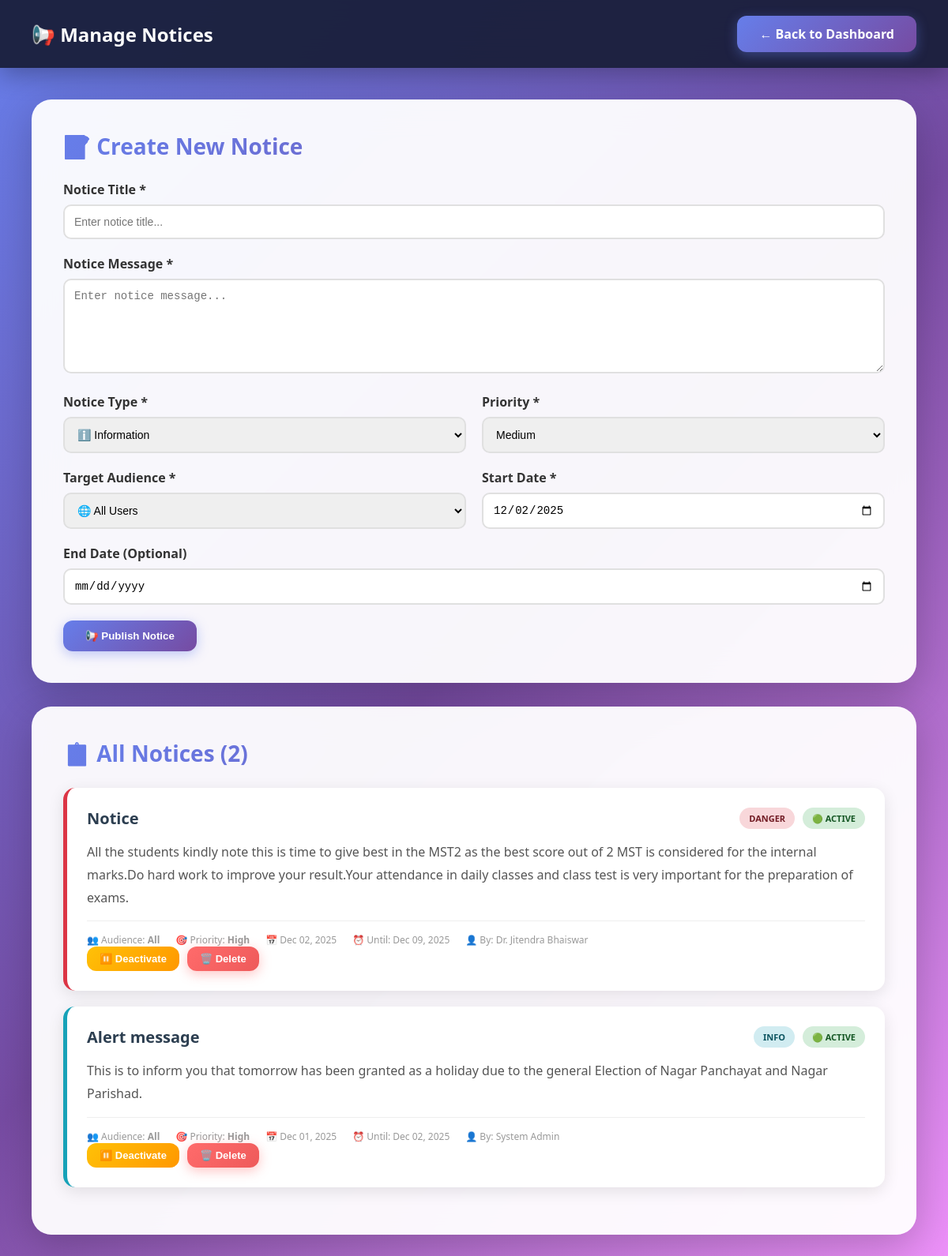
The page /admin/manage_notices.php (signed in) on the database as committed earlier.
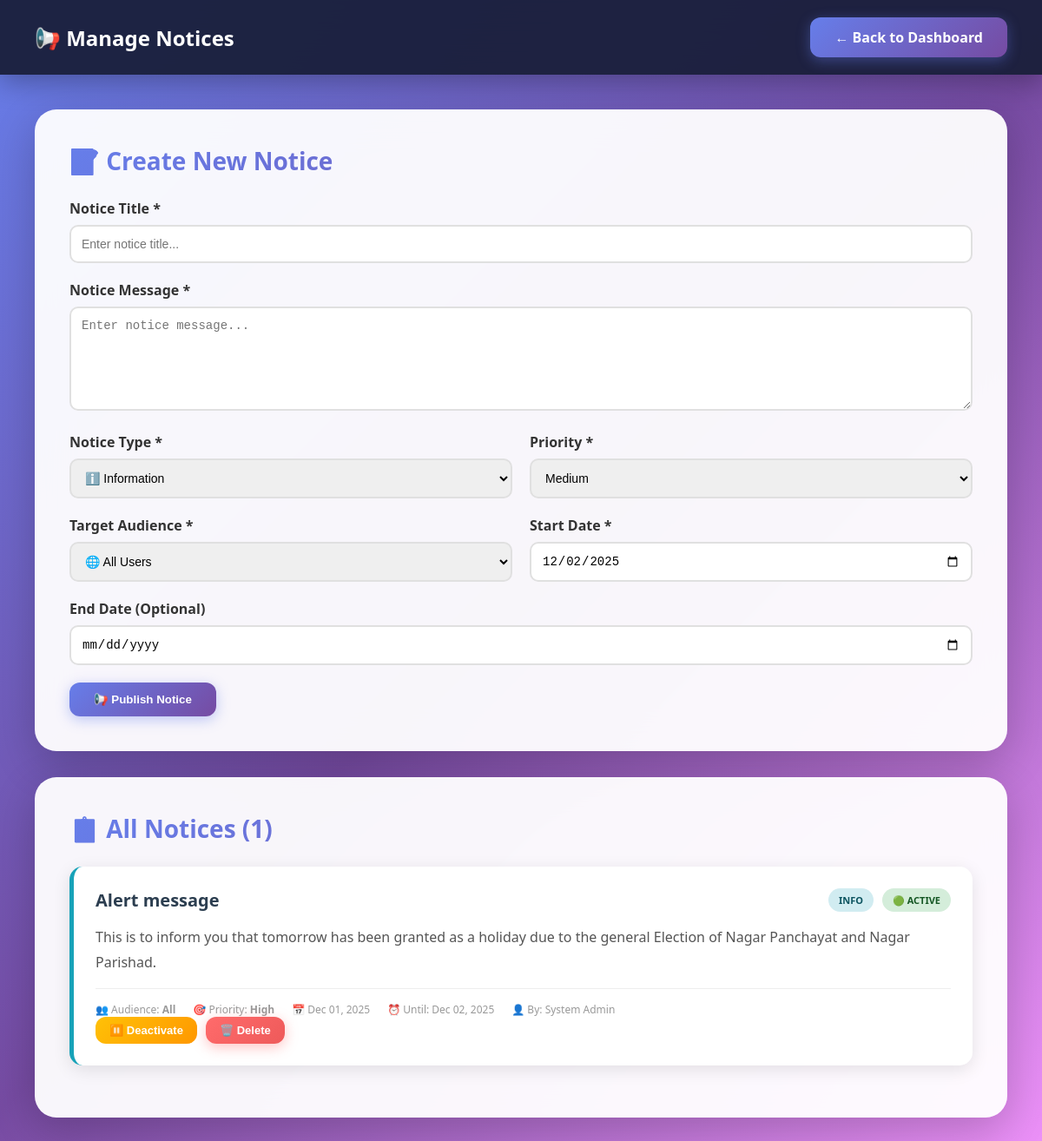
The same page on the database as committed later.
### tables this page shows
CREATE TABLE `notices` (
  `id` int(11) NOT NULL,
  `title` varchar(255) NOT NULL,
  `message` text NOT NULL,
  `notice_type` enum('info','warning','success','danger') DEFAULT 'info',
  `priority` enum('low','medium','high') DEFAULT 'medium',
  `target_audience` enum('all','students','teachers','hods','parents') DEFAULT 'all',
  `is_active` tinyint(1) DEFAULT 1,
  `start_date` date NOT NULL,
  `end_date` date DEFAULT NULL,
  `created_by` int(11) NOT NULL,
  `created_at` timestamp NOT NULL DEFAULT current_timestamp(),
  `updated_at` timestamp NOT NULL DEFAULT current_timestamp() ON UPDATE current_timestamp()
);

CREATE TABLE `users` (
  `id` int(11) NOT NULL,
  `username` varchar(50) NOT NULL,
  `password` varchar(255) NOT NULL,
  `full_name` varchar(100) NOT NULL,
  `email` varchar(100) NOT NULL,
  `phone` varchar(15) DEFAULT NULL,
  `photo` varchar(255) DEFAULT NULL,
  `role` enum('admin','hod','teacher','student','parent','superadmin') NOT NULL,
  `department_id` int(11) DEFAULT NULL,
  `is_active` tinyint(1) DEFAULT 1,
  `created_at` timestamp NOT NULL DEFAULT current_timestamp()
);

### admin/manage_notices.php (the view, shortened to what this page needs)
<?php
require_once '../db.php';
$notices = $conn->query("SELECT n.*, u.full_name as created_by_name FROM notices n JOIN users u ON n.created_by = u.id ORDER BY n.created_at DESC");
?>
<!DOCTYPE html>
<html lang="en">
<head>
</head>
<body>
    <nav class="navbar">
        <h1>📢 Manage Notices</h1>
        <a href="index.php" class="btn btn-primary">← Back to Dashboard</a>
    </nav>
    <div class="main-content">
        <div class="card">
            <h2>📝 Create New Notice</h2>
            <form method="POST">
                <div class="form-group">
                    <label>Notice Title *</label>
                    <input type="text" name="title" required placeholder="Enter notice title...">
                </div>
                <div class="form-group">
                    <label>Notice Message *</label>
                    <textarea name="message" required placeholder="Enter notice message..."></textarea>
                </div>
                <div class="grid-2">
                    <div class="form-group">
                        <label>Notice Type *</label>
                        <select name="notice_type" required>
                            <option value="info">ℹ️ Information</option>
                        </select>
                    </div>
                    <div class="form-group">
                        <label>Priority *</label>
                        <select name="priority" required>
                            <option value="medium" selected>Medium</option>
                        </select>
                    </div>
                </div>
                <div class="grid-2">
                    <div class="form-group">
                        <label>Target Audience *</label>
                        <select name="target_audience" required>
                            <option value="all" selected>🌐 All Users</option>
                        </select>
                    </div>
                    <div class="form-group">
                        <label>Start Date *</label>
                        <input type="date" name="start_date" required value="<?php echo date('Y-m-d'); ?>">
                    </div>
                </div>
                <div class="form-group">
                    <label>End Date (Optional)</label>
                    <input type="date" name="end_date" placeholder="Leave blank for permanent">
                </div>
                <button type="submit" name="add_notice" class="btn btn-primary">📢 Publish Notice</button>
            </form>
        </div>
        <div class="card">
            <h2>📋 All Notices (<?php echo $notices->num_rows; ?>)</h2>
            <?php if ($notices->num_rows > 0): ?>
                <?php while ($notice = $notices->fetch_assoc()): ?>
                    <div class="notice-card <?php echo $notice['notice_type']; ?>">
                        <div class="notice-header">
                            <div class="notice-title"><?php echo htmlspecialchars($notice['title']); ?></div>
                            <div class="notice-badges">
                                <span class="badge badge-<?php echo $notice['notice_type']; ?>">
                                    <?php echo strtoupper($notice['notice_type']); ?>
                                </span>
                                <span class="badge badge-<?php echo $notice['is_active'] ? 'success' : 'danger'; ?>">
                                    <?php echo $notice['is_active'] ? '🟢 Active' : '🔴 Inactive'; ?>
                                </span>
                            </div>
                        </div>
                        <div class="notice-message"><?php echo nl2br(htmlspecialchars($notice['message'])); ?></div>
                        <div class="notice-meta">
                            <span>👥 Audience: <strong><?php echo ucfirst($notice['target_audience']); ?></strong></span>
                            <span>🎯 Priority: <strong><?php echo ucfirst($notice['priority']); ?></strong></span>
                            <span>📅 <?php echo date('M d, Y', strtotime($notice['start_date'])); ?></span>
                            <?php if ($notice['end_date']): ?>
                                <span>⏰ Until: <?php echo date('M d, Y', strtotime($notice['end_date'])); ?></span>
                            <?php endif; ?>
                            <span>👤 By: <?php echo htmlspecialchars($notice['created_by_name']); ?></span>
                        </div>
                        <div class="notice-actions">
                            <form method="POST" style="display: inline;">
                                <button type="submit" name="toggle_status" class="btn <?php echo $notice['is_active'] ? 'btn-warning' : 'btn-success'; ?> btn-sm">
                                    <?php echo $notice['is_active'] ? '⏸️ Deactivate' : '▶️ Activate'; ?>
                                </button>
                            </form>
                            <form method="POST" style="display: inline;" onsubmit="return confirm('Are you sure you want to delete this notice?');">
                                <button type="submit" name="delete_notice" class="btn btn-danger btn-sm">🗑️ Delete</button>
                            </form>
                        </div>
                    </div>
                <?php endwhile; ?>
            <?php endif; ?>
        </div>
    </div>
</body>
</html>

### admin/manage_notices.php (style rules this page uses)
* { margin: 0; padding: 0; box-sizing: border-box; }
body { background: linear-gradient(135deg, #667eea 0%, #764ba2 50%, #f093fb 100%); min-height: 100vh; font-family: 'Segoe UI', Tahoma, Geneva, Verdana, sans-serif; }
.navbar { background: rgba(26, 31, 58, 0.95); backdrop-filter: blur(20px); padding: 20px 40px; display: flex; justify-content: space-between; align-items: center; box-shadow: 0 8px 32px rgba(0, 0, 0, 0.3); position: sticky; top: 0; z-index: 1000; }
.navbar h1 { color: white; font-size: 24px; }
.main-content { padding: 40px; max-width: 1400px; margin: 0 auto; }
.card { background: rgba(255, 255, 255, 0.95); backdrop-filter: blur(20px); border-radius: 25px; padding: 40px; box-shadow: 0 15px 50px rgba(0, 0, 0, 0.2); margin-bottom: 30px; }
.card h2 { font-size: 28px; background: linear-gradient(135deg, #667eea, #764ba2); -webkit-background-clip: text; -webkit-text-fill-color: transparent; margin-bottom: 25px; }
.form-group { margin-bottom: 20px; }
.form-group label { display: block; margin-bottom: 8px; color: #333; font-weight: 600; }
.form-group input, .form-group textarea, .form-group select { width: 100%; padding: 12px; border: 2px solid #e0e0e0; border-radius: 10px; font-size: 14px; transition: all 0.3s; }
.form-group textarea { min-height: 120px; resize: vertical; }
.btn { padding: 12px 28px; border-radius: 12px; border: none; cursor: pointer; font-weight: 600; transition: all 0.3s; text-decoration: none; display: inline-block; }
.btn-primary { background: linear-gradient(135deg, #667eea, #764ba2); color: white; box-shadow: 0 4px 15px rgba(102, 126, 234, 0.4); }
.btn-danger { background: linear-gradient(135deg, #ff6b6b, #ee5a5a); color: white; box-shadow: 0 4px 15px rgba(255, 107, 107, 0.4); }
.btn-warning { background: linear-gradient(135deg, #ffc107, #ff9800); color: white; }
.btn-sm { padding: 8px 16px; font-size: 13px; }
.notice-card { background: white; border-radius: 15px; padding: 25px; margin-bottom: 20px; box-shadow: 0 5px 20px rgba(0, 0, 0, 0.1); border-left: 5px solid; transition: all 0.3s; }
.notice-card.info { border-left-color: #17a2b8; }
.notice-header { display: flex; justify-content: space-between; align-items: center; margin-bottom: 15px; }
.notice-title { font-size: 20px; font-weight: 700; color: #2c3e50; }
.notice-badges { display: flex; gap: 10px; flex-wrap: wrap; }
.badge { padding: 6px 12px; border-radius: 15px; font-size: 11px; font-weight: 700; text-transform: uppercase; }
.badge-info { background: #d1ecf1; color: #0c5460; }
.badge-success { background: #d4edda; color: #155724; }
.notice-message { color: #555; line-height: 1.8; margin-bottom: 15px; }
.notice-meta { display: flex; gap: 20px; font-size: 12px; color: #999; margin-top: 15px; padding-top: 15px; border-top: 1px solid #eee; }
.notice-actions { display: flex; gap: 10px; }
.grid-2 { display: grid; grid-template-columns: 1fr 1fr; gap: 20px; }
.notice-card.danger { border-left-color: #dc3545; }
.badge-danger { background: #f8d7da; color: #721c24; }

Rows that differ between the two databases and show on the page:
removed notices: title "Notice", notice_type "DANGER", is_active "🟢 ACTIVE", message "All the students kindly note this is time to give best in the MST2 as the best score out of 2 MST is considered for the internal marks.Do hard work to improve your result.Your attendance in daily classes and class test is very important for the preparation of exams.", target_audience "All", priority "High", start_date "Dec 02, 2025", end_date "Dec 09, 2025", users.full_name "Dr. Jitendra Bhaiswar"
Other text that changed with them:
$notices->num_rows: "2" → "1"
